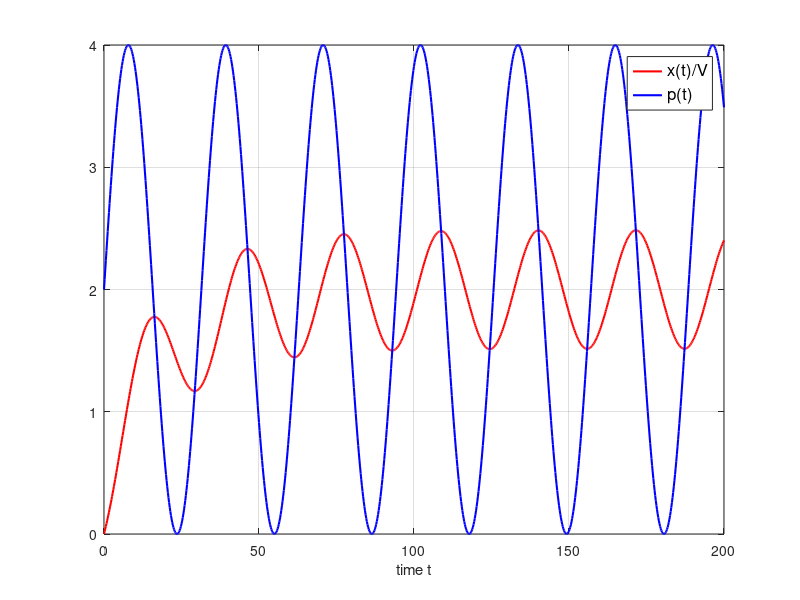
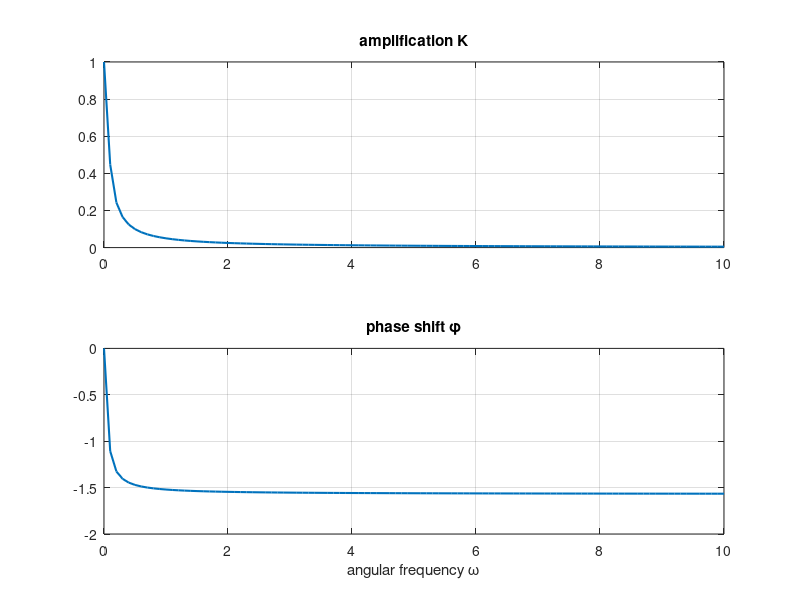
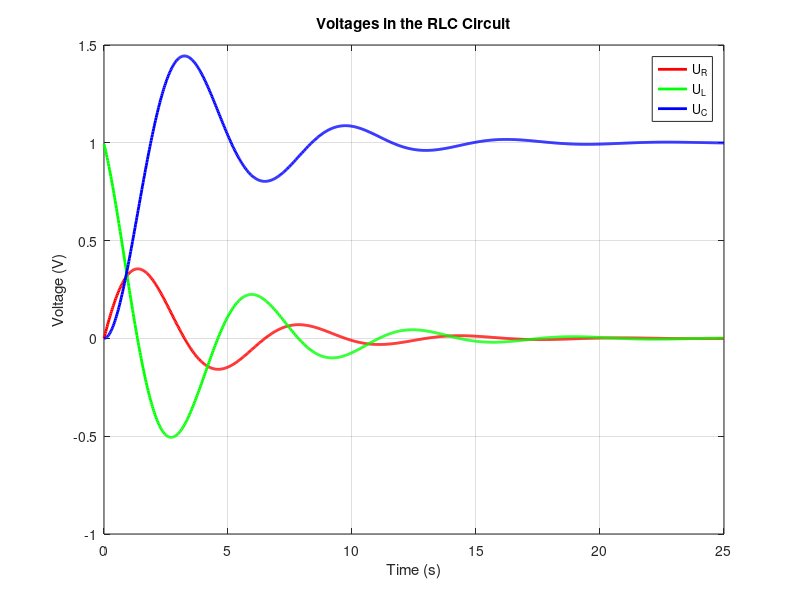
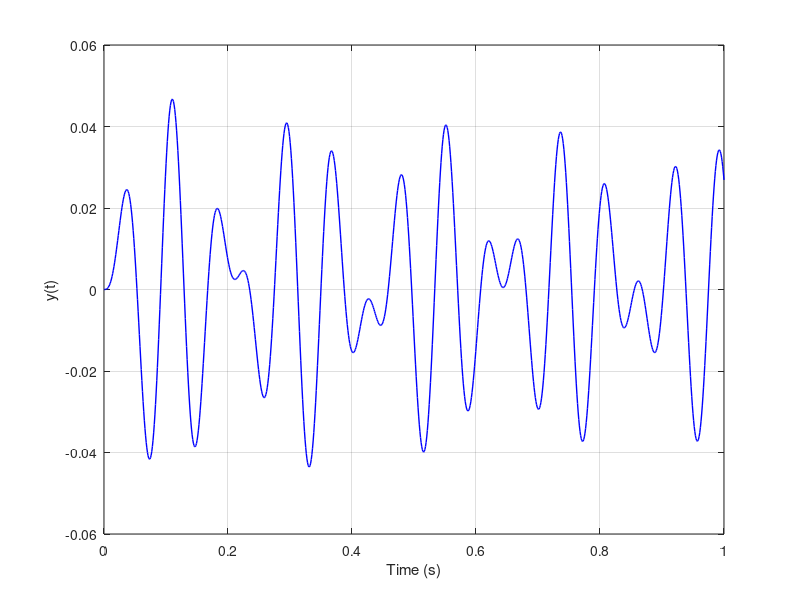

MATLAB code to generate these figures, in order: (Note: this script raises an error after producing the figures.)
% kiet vu
%contain:
%differential equations 1 2 3 4 5 6
%Laplace transform 1 2
%Probability 1 -> 18

%% differential equations
% ex1
clear
close all
R=1;
L=3;
U=5;
%R*q'(t)+1/C*q(t)=U, q(0)=0
%first degree equation
%a*y'(t)+b*y(t)=A,y(0)=y0
%solution_formulas.pdf, 1b i) p.2
a=L;
b=R;
A=U;
y0=0;
la=b/a;
%solution
i=@(t) A/b+(y0-A/b)*exp(-la*t);
%i(t)=q'(t)
d=@(t) (y0-A/b)*exp(-la*t)*(-la);

tau=1/la; %time constant
tmax=5*tau;
t=0:tau/100:tmax;
plot(t,R*i(t),'linewidth',1.5)
hold on
plot(t,L*d(t),'linewidth',1.5)
hold off
grid
xlabel('time t')
xlim([0,tmax])
legend({'UR','UL)'},'fontsize',12)

%% ex2
clear
close all

a=1;
k = 50;
V = 1000;
b=k/V;
C = 2;
D = 2;
w = 0.2;
A=k*C;
B=k*D;
y0=0;
la=b/a;
K=1/sqrt(b^2+(a*w)^2);
phi=atan2(-a*w,b);
E=y0-K*A*sin(phi)-B/b;

q=@(t) K*A*sin(w*t+phi)+B/b+E*exp(-la*t);
q0 = K*A*sin(w*0+phi)+B/b+E*exp(-la*0);
%dq=@(t) K*A*cos(w*t+phi)*w+E*exp(-la*t)*(-la) %q'(t)=i(t)

%u=@(t) A*sin(w*t)+B

p=@(t) C*sin(w*t)+D;

tau=1/la; %time constant
tmax=10*tau;
T=2*pi/w; %period of the sine-curves
t=0:tau/100:tmax;

figure(1)
plot(t,q(t)/V,'r','linewidth',1.5)
hold on
plot(t,p(t),'b','linewidth',1.5)
hold off
grid
   xlabel('time t')
legend({'x(t)/V','p(t)'},'fontsize',12)
xlim([0,200])

% amplification and phase shift
w=0:0.1:10;
L=1./sqrt(b^2+(a*w).^2);
phi=atan2(-a*w,b);

figure(2)
subplot(2,1,1)
plot(w,L/20,'linewidth',1.5)
grid
title('amplification K')
subplot(2,1,2)
plot(w,phi,'linewidth',1.5)
grid
title('phase shift \phi')
xlabel('angular frequency \omega')
%% ex3
clear
close all

R = 1; 
L = 2; 
C = 0.5; 
U = 1; 
T = 25; 

t = linspace(0, T, 1000);

sys = @(t, x) [x(2); (U - R*x(2) - x(1)/C)/L];

% Set the initial conditions
x0 = [0; 0];

[t_sol, x_sol] = ode45(sys, t, x0);


q = x_sol(:, 1);
q_prime = x_sol(:, 2);
UR = R * q_prime;
UL = L * diff(q_prime)./diff(t_sol);
UC = q / C;

figure;
plot(t_sol, UR, 'r', 'LineWidth', 2); hold on;
plot(t_sol(1:end-1), UL, 'g', 'LineWidth', 2);
plot(t_sol, UC, 'b', 'LineWidth', 2);
xlabel('Time (s)');
ylabel('Voltage (V)');
legend('U_R', 'U_L', 'U_C');
title('Voltages in the RLC Circuit');
grid on;
hold off;
%% ex4
clear
close all

M = 100; 
m = 10; 
k = 500000; 
b = 100; 
R = 0.1; 
omega = 100; % Angular speed (rad/s)

% Define the time vector
T = 1; % Time interval (Seconds)
t = linspace(0, T, 1000);

sys = @(t, x) [x(2); (m * R * omega^2 * sin(omega * t) - b * x(2) - k * x(1)) / M];

x0 = [0; 0];

[t_sol, x_sol] = ode45(sys, t, x0);

figure;
plot(t_sol, x_sol(:, 1), 'b', 'LineWidth', 1);
xlabel('Time (s)');
ylabel('y(t)');
grid on;

% Calculate KA for the given range of omega
omega_range = linspace(0, 10 * sqrt(k / M), 1000);
KA = (m * R * omega_range.^2) ./ sqrt((k - M * omega_range.^2).^2 + (b * omega_range).^2);
% Plot KA(omega)
figure;
plot(omega_range, KA, 'r', 'LineWidth', 2);
xlabel('Angular Speed \omega (rad/s)');
ylabel('Amplitude KA');
title('Amplitude KA vs Angular Speed');
grid on;
%% ex5
clear
close all
R = 1;
L = 2;
C = 0.1;
U = 10;
T = 5; 
q0 = 0; 
i0 = 0; 

dt = 0.01; % time step

% Increasing part
t1 = 0:dt:T;
u1 = U / T * t1;

% Decreasing part
t2 = T + dt:dt:T - dt;
u2 = -U / T * (t2 - T) + U;

% One sawtooth
t = [t1, t2];
u = [u1, u2];

% Five sawtooths
t = [t, t + T, t + 2 * T, t + 3 * T, t + 4 * T];
u = [u, u, u, u, u];


N = length(t);
q = zeros(1, N);
i = zeros(1, N);
di = zeros(1, N - 1);
q(1) = q0;
i(1) = i0;

for n = 1:N - 1
    di(n) = (1 / L) * (u(n) - R * i(n) - (1 / C) * q(n)); % i'(t) = di(t)
    q(n + 1) = q(n) + i(n) * dt + 1 / 2 * di(n) * dt^2;
    i(n + 1) = i(n) + di(n) * dt; 
end


UR = R * i;
UL = L * [di, di(end)]; 
UC = q / C;


figure;
subplot(4, 1, 1);
plot(t, u, 'linewidth', 1.5);
grid;
title('Input Voltage u(t)');
grid on;

subplot(4, 1, 2);
plot(t, UC, 'linewidth', 1.5);
grid;
title('Charge UC');
grid on;

subplot(4, 1, 3);
plot(t, UR, 'linewidth', 1.5);
grid;
title('Voltage UR = R * q''(t)');
grid on;

subplot(4, 1, 4);
plot(t, UL, 'linewidth', 1.5);
grid;
title('Voltage UL = L * q''''(t)');
grid on;

%% ex6
clear
close all
J = 0.1; 
L = 0.5; 
R = 0.3;
b = 0.08; 
K = 0.1; 
Kp = 5;
Ki = 2;
Kd = 0.001;


num = K;
den = [J*L, R*J + b*L, b*R + K^2];
sys = tf(num, den);


pid_controller = pid(Kp, Ki, Kd);


cl_sys = feedback(pid_controller*sys, 1);


t = linspace(0, 10, 1000);

% Setpoint
r = ones(size(t));


[y, t_out] = lsim(cl_sys, r, t);
r_out = ones(size(t_out));

e = r_out - y;

u = Kp*e + Ki*cumsum(e)*(t_out(2)-t_out(1)) + Kd*[diff(e); 0]/(t_out(2)-t_out(1));

figure;
subplot(3, 1, 1);
plot(t_out, y);
xlabel('Time (s)');
ylabel('\omega(t)');
title('Angular Speed \omega(t)');
grid on;

subplot(3, 1, 2);
plot(t_out, e);
xlabel('Time (s)');
ylabel('e(t)');
title('Error e(t) = r(t) - \omega(t)');
grid on;

subplot(3, 1, 3);
plot(t_out, u);
xlabel('Time (s)');
ylabel('u(t)');
title('Output u(t) of the PID-controller');
grid on;

%% Probability
%%ex1
clear
close all
p=zeros(1,11); %p(k+1) = probability to have k=0,1,...,7 winning numbers
for k=0:10
   p(k+1)=nck(20,k)*nck(50,10-k)/nck(70,10); 
end

figure(1)
bar(0:10,p,1)
grid
xlabel('k')
ylabel('P(k winning numbers)')
% simulation 

N=100000; %number of rounds
%winning numbers
oikea_rivi=randperm(70,20);%random permutation, 
%7 numbers from 1,2,...,39, all different
k_oikein=zeros(1,11); %k_oikein(k+1) = number of rounds with  k=0,1,2,...,7 winning numbers 
for n=1:N
    oma_rivi=randperm(70,10); %chosen numbers
    k=length(intersect(oikea_rivi,oma_rivi)); %number of winning numbers
    %intersect(u,v)=common numbers in vectors u and v 
    k_oikein(k+1)=k_oikein(k+1)+1;
end


figure(2)
bar(0:10,k_oikein/N,1)
hold on
plot(0:10,p,'r.','markersize',20)
hold off
grid
xlabel('k')
ylabel('P(k winning numbers)')
legend('simu','exact')

%k oikein osuudet
k_oikein/N; %simulointi
p; %tarkka
%% ex2
clear
close all
N=100000; %number of simulations
case1=0; %4 times at lease 1 6 occurs
case2=0; %2 dice 24 times at lease 1 double 6 occurs


for n=1:N
   result1=randi(6,1,4); %results of the six throws
   if max(result1)== 6 %unique(result) = number of different numbers in vector result
      case1=case1+1;
   end
   result2=randi(6,2,24);
   if max(sum(result2))== 12
      case2=case2+1; 
   end
end

P1=(6^4-5^4)/6^4;
P2=(36^24-35^24)/((6^24)^2);

bar([1,2],[case1,case2]/N)
hold
plot([1,2],[P1,P2],'r.','markersize',12)
hold off
grid
legend('simu','exact','location','northwest')
%% ex3
clear
close all
N = 100000;
counter = 0;
    for i = 1:N
        numbers = sort(randperm(39, 7));
        consecutive = false;
        for j = 2:7
            if numbers(j) - numbers(j-1) == 1
                consecutive = true;
                break;
            end
        end
        if ~consecutive
            counter = counter + 1;
        end
    end
 
 counter/N;

%% ex4
clear 
close all
% Parameters
days = 365;
target_prob = 0.5;
num_simulations = 10000;

% Initialize variables
n = 0;
prob = 0;

% Find the minimum value of n for which the probability is greater than 0.5
while prob <= target_prob
    n = n + 1;
    count = 0;
    
    for i = 1:num_simulations
        % Run a single simulation
        birthdays = randi(days, [1, n]);
        unique_birthdays = unique(birthdays);
        found_all = (length(unique_birthdays) == days);

        if found_all
            count = count + 1;
        end
    end

    prob = count / num_simulations; 
end

fprintf('Minimum value of n for probability > 0.5: %d\n', n);

%% ex 5
clear
close all
n = 100;
N = 10000;
count = 0;
for i = 1:N
    birthdays = randi(365, 1, n);
    unique_birthdays = unique(birthdays);
    for j = 1:length(unique_birthdays)
        if sum(birthdays == unique_birthdays(j)) >= 3
            count = count + 1;
            break;
        end
    end
end
prob = count / N;

%% ex6a
clear
close all
N = 100000;
count = 0; 
M=[(1:13)'; (1:13)'; (1:13)' ;(1:13)'];

for i = 1:N 
    deck = randperm(52);
    SHm=M(deck);
    if (sum(SHm(1:13) == 1) == 4) 
        count = count + 1;
    end
    if (sum(SHm(14:26) == 1) == 4) 
        count = count + 1;
    end    
    if (sum(SHm(27:39) == 1) == 4) 
        count = count + 1;
    end    
    if (sum(SHm(40:52) == 1) == 4) 
        count = count + 1;       
    end
end

prob = count / N; 
%% ex6b
clear
close all
N = 100000;
count = 0; 
M=[(1:13)'; (1:13)'; (1:13)' ;(1:13)'];

for i = 1:N 
    deck = randperm(52);
    SHm=M(deck);
    if (sum(SHm(1:13) == 1) == 1) && (sum(SHm(14:26) == 1) == 1) && (sum(SHm(27:39) == 1) == 1) && (sum(SHm(40:52) == 1) == 1) 
        count = count + 1;       
    end
end
prob = count / N; 
%% EX7
clear
close all
n = 20; % number of elements
N = 10000; 

counts = zeros(n+1, 1); 

for i = 1:N
    order = randperm(n); 
    count = sum(order == (1:n)); 
    counts(count+1) = counts(count+1) + 1; 
end
probs = counts / N;
bar(0:n, probs, 1)
%% EX 8
clear
close all
n = 13;
k = 0:n; 
p = 1/3; % probability one game right
q = 2/3; % probability one game wrong

probs = zeros(1, n+1);
for i = 0:n
    probs(i+1) = nchoosek(n, i) * p^i * q^(n-i);
end

bar(0:n, probs, 1)

%% EX 9
clear
close all
n = 20; 
p = 0.5; 
N=100000;
heads = zeros(1, n+1);
k = 4;
ok=0;
for i = 1:N
    heads_row = 0;
    for j = 1:n
        if rand() < p
            heads_row = heads_row + 1;
            if heads_row==k
                ok=ok+1;
                break
            end
        else
            heads_row = 0;
        end
    end
end
ok/N;

%% ex10
clear
close all
n = 10; % coupons
t = 30; %boxes to be bought

trials = 10000;
count = 0; 

for i = 1:trials
    collected = zeros(1, n);
    for j = 1:t
        coupon = randi(n);
        collected(coupon) = 1;
        if sum(collected) == n
            count = count + 1;
            break
        end
    end
end


probability = count / trials;
%% ex11
clear
close all
p = 0.5;
N = 10;
m = 1;
n = 5;
num_simulations = 10000;
num_A_wins = 0;
    for i = 1:num_simulations
        A_wins = N - m;
        B_wins = N - n;
        while A_wins < N && B_wins < N
            if rand() < p
                A_wins = A_wins + 1;
            else
                B_wins = B_wins + 1;
            end
        end
        if A_wins == N
            num_A_wins = num_A_wins + 1;
        end
    end
probability = num_A_wins / num_simulations;

%% ex12
clear
close all
% Define variables
b1 = 5;
w1 = 7;
b2 = 3;
w2 = 4;
b3 = 4;
w3 = 6;
num_simulations = 100000;

num_black = 0;
for i = 1:num_simulations
    % Choose a box randomly
    box = randi(3);
    % Draw a ball randomly from the chosen box
    if box == 1
        if rand() < b1 / (b1 + w1)
            num_black = num_black + 1;
        end
    elseif box == 2
        if rand() < b2 / (b2 + w2)
            num_black = num_black + 1;
        end
    else
        if rand() < b3 / (b3 + w3)
            num_black = num_black + 1;
        end
    end
end
P_black = num_black / num_simulations;

fprintf("The probability of drawing a black ball is %.4f\n", P_black);
%% ex13
clear
close all
num_simulations = 10000;
num_wins = 0;
for i = 1:num_simulations
    % Roll two dice
    roll1 = randi(6);
    roll2 = randi(6);
    sum = roll1 + roll2;
    if sum == 7 || sum == 11
        % Player wins
        num_wins = num_wins + 1;
    elseif sum == 2 || sum == 3 || sum == 12
        % Player loses
    else
        first_roll = sum;
        while true
            roll1 = randi(6);
            roll2 = randi(6);
            sum = roll1 + roll2;
            if sum == first_roll
                % Player wins
                num_wins = num_wins + 1;
                break;
            elseif sum == 7
                % Player loses
                break;
            end
        end
    end
end
P = num_wins / num_simulations;

fprintf("The probability of winning is %.4f\n", P);
%% ex14
clear
close all
% Define variables
num_simulations = 10000;

A = 0;
for i = 1:num_simulations
    % Generate random arrival times for A and B
    t1 = rand() * 60;
    t2 = rand() * 60;
    % Calculate the absolute difference between the arrival times
    diff = abs(t1 - t2);
    if diff <= 10
        % A and B are in the cafe simultaneously
        A = A + 1;
    end
end
P_simulated = A / num_simulations;

fprintf("The probability of being in the cafe simultaneously is %.4f\n", P_simulated);
%% ex15
clear
close all
m = 2; 
M = 5; 
n = 10; 
num_samples = 100000; 


X = m + (M-m)*rand(num_samples*n,1);
X_bar = reshape(X,[n,num_samples]);
X_bar = mean(X_bar);


mu = (m+M)/2;
O = sqrt(1/12)*(M-m)/sqrt(n);

% Define the normal distribution
x = mu-3*O:0.001:mu+3*O;
y = normpdf(x,mu,O);

histogram(X_bar,100,'Normalization','pdf');
hold on;
plot(x,y,'r','LineWidth',2);

xlabel('x');
ylabel('pdf');
%% ex16
clear
close all
% Define variables
mu1 = 2; 
sigma1 = 1;                       
mu2 = 5;    
sigma2 = 1.414; 
a1 = 2/3; 
a2 = 1/3; 
num_samples = 100000; 


x1 = normrnd(mu1, sigma1, [1,num_samples]);
x2 = normrnd(mu2, sigma2, [1,num_samples]);


x = a1*x1 + a2*x2;


mu = a1*mu1 + a2*mu2;
sigma = sqrt(a1^2*sigma1^2 + a2^2*sigma2^2);


x1_dist = @(x) normpdf(x,mu1,sigma1);
x2_dist = @(x) normpdf(x,mu2,sigma2);
x_dist = @(x) normpdf(x,mu,sigma);

figure;
fplot(x_dist,'LineWidth',2);
hold on;
fplot(x1_dist,'LineWidth',2);
hold on;
fplot(x2_dist,'LineWidth',2);
hold off;
grid
xlim([-2,12])

figure;
histogram(x1,100,'Normalization','pdf');
hold on;
fplot(x1_dist,'LineWidth',2);
xlabel('x');
ylabel('pdf');
title(sprintf('Normal distribution N(%.2f, %.2f^2)',mu1,sigma1));

figure;
histogram(x2,100,'Normalization','pdf');
hold on; 
fplot(x2_dist,'LineWidth',2);
xlabel('x');
ylabel('pdf');
title(sprintf('Normal distribution N(%.2f, %.2f^2)',mu2,sigma2));

figure;
histogram(x,100,'Normalization','pdf');
hold on;
fplot(x_dist,'LineWidth',2);
xlabel('x');
ylabel('pdf');
title(sprintf('Normal distribution N(%.2f, %.2f^2)',mu,sigma));
%% ex17
clear
close all

% Define variables
mu = 20; % mean of the normal distribution
sigma = 10; % standard deviation of the normal distribution
n = 30; % sample size
num_samples = 100000; % number of samples

% Generate 100,000 samples of size n from a normal distribution
X = normrnd(mu, sigma, [n,num_samples]);

% Calculate the sample standard deviations
S = std(X);

% Calculate the chi-squared values
chi_sq = ((n-1)*S.^2)/sigma^2;

% Define the theoretical chi-squared distribution
df = n-1; % degrees of freedom
x = 0:0.1:df*4;
y = chi2pdf(x,df);

alpha = 0.05;
chi_sq_a = chi2inv(alpha/2,df);
chi_sq_1a = chi2inv(1-alpha/2,df);
lower_bound = sqrt((n-1)/(chi_sq_1a))*S;
upper_bound = sqrt((n-1)/(chi_sq_a))*S;
num_within_ci = sum(lower_bound <= sigma & sigma <= upper_bound);
percent_within_ci = num_within_ci/num_samples*100;
% Plot the histogram and theoretical chi-squared distribution

figure;
histogram(X,100,'Normalization','pdf');
hold on;

figure;
histogram(chi_sq,100,'Normalization','pdf');
hold on;
plot(x,y,'r','LineWidth',2);
plot(chi_sq_a ,0,'g.','markersize',20)
plot(chi_sq_1a,0, 'r.','markersize',20)
xlabel('\chi^2');
ylabel('pdf');
title(sprintf('Chi-squared distribution with %d degrees of freedom',df));
legend('Sample distribution','Χn-1^2');
%% ex18
clear
close all
% Parameters
lambda = 3; % Average number of events per unit time
T = 1000; % Time interval
num_simulations = 100000;
k_max = 12; % Maximum value of k


% Run simulations
counts = zeros(1, k_max + 1);
for i = 1:num_simulations
    N = lambda * T;
    occurrences = rand(1, N) * T;
    num_occurrences_in_interval = sum(occurrences >= 0 & occurrences <= 1);
    
    if num_occurrences_in_interval <= k_max
        counts(num_occurrences_in_interval + 1) = counts(num_occurrences_in_interval + 1) + 1;
    end
end

% Calculate simulated probabilities
simulated_probs = counts / num_simulations;

% Plot theoretical and simulated probabilities
figure;
bar(0:k_max, simulated_probs', 'grouped');
xlabel('k');
ylabel('Probability');
title('Poisson Distribution Probabilities (Theoretical and Simulated)');
legend('Simulated');
grid on;



